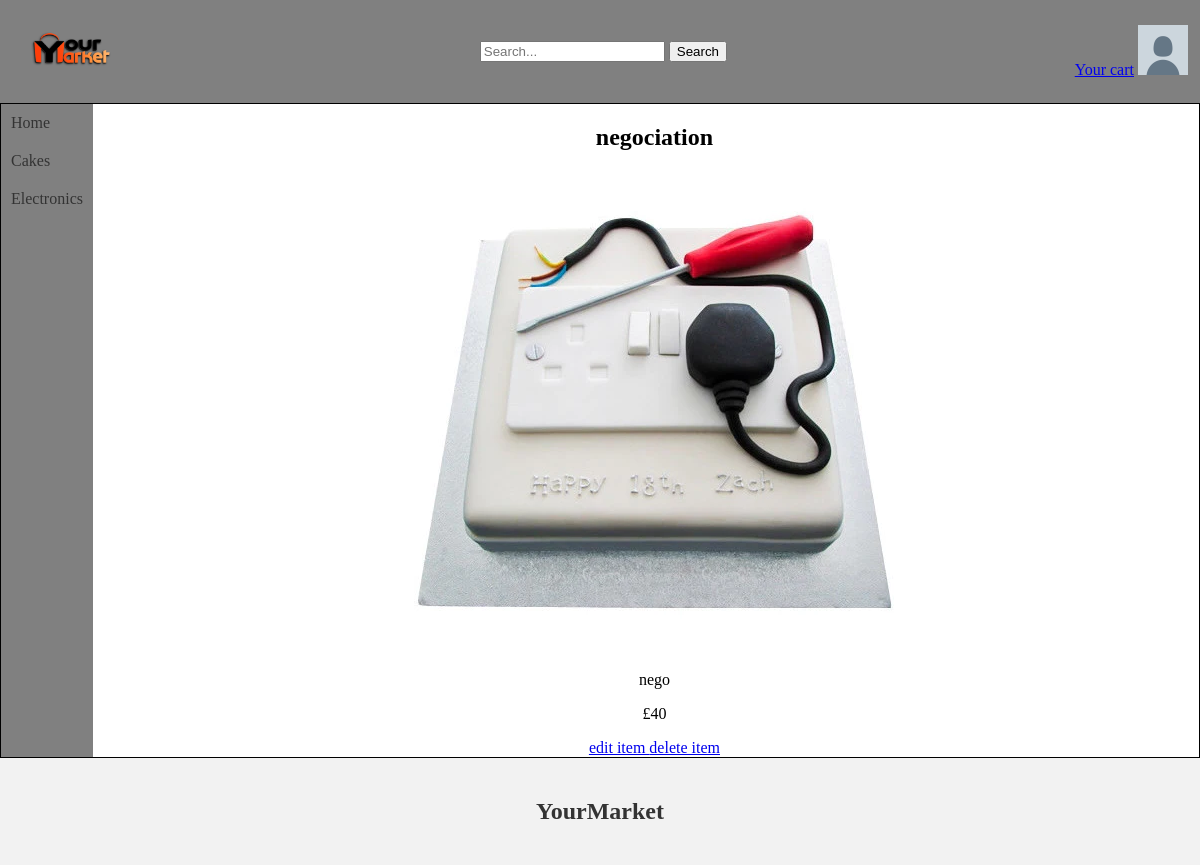
The app's page /myItems.php (signed in) with its own data.
### tables this page shows
CREATE TABLE IF NOT EXISTS `items` (
  `id` int NOT NULL AUTO_INCREMENT,
  `nameItem` varchar(200) NOT NULL,
  `descriptions` varchar(999) NOT NULL,
  `price` double NOT NULL,
  `categories` int NOT NULL,
  `sellType` int NOT NULL,
  `quantity` int NOT NULL DEFAULT '1',
  `available` tinyint(1) NOT NULL DEFAULT '1',
  `endDate` datetime DEFAULT NULL,
  PRIMARY KEY (`id`)
);

CREATE TABLE IF NOT EXISTS `picturesvideos` (
  `id` int NOT NULL AUTO_INCREMENT,
  `link` varchar(500) NOT NULL,
  PRIMARY KEY (`id`)
);

### myItems.php (the view, shortened to what this page needs)
<!DOCTYPE html>
<html>
<head>
  <link rel="stylesheet" type="text/css" href="Constant/styles.css">
</head>
<body>
    <head>
        <?php include('Constant/head.php'); ?>
    </head>
    <div class="page">
      <nav>
          <?php include('Constant/navbar.php'); ?>
      </nav>
      <div class="content">
      <?php
      global $conn;
        $username = $_SESSION["username"];
        $sql = "SELECT i.id,nameItem,descriptions,price,categories,sellType,quantity,endDate,idLink,link FROM items as i inner join have as h on i.id = h.idItem inner join picturesvideos as pv on h.idLink=pv.id  where i.id in (SELECT idItem from sell where username ='$username') ";
        $result = $conn->query($sql);
        if ($result->num_rows > 0) {
            while ($row = $result->fetch_assoc()) {
                echo '<div class="column">';
                echo '<div class="item">';
                echo '<h2>' . $row["nameItem"] . '</h2>';
                echo '<img src='.$row["link"].' alt="">';
                echo '<p>' . $row["descriptions"] . '</p>';
                echo '<p>£' . $row["price"] . '</p>';
                echo'<a href="myItems.php?editId='.$row['id'].'" >edit item </a>';
                echo'<a href="myItems.php?deleteId='.$row['id'].'" >delete item</a>';
                echo '</div>';
                echo '</div>';
            }
        }
    ?>
        </div>
    </div>
  <footer>
    <?php
    include('Constant/footer.php');
    ?>
  </footer>
</body>
</html>

### Constant/styles.css (style rules this page uses)
body { margin: 0; padding: 0; }
nav { width: 10%; left: 0; flex-grow: 1; }
.page { border: 1px solid black; display: flex; }
.content { text-align: center; width: 100%; }

### records on screen
items: nameItem "negociation", picturesvideos.link (picture), descriptions "nego", price "40"
